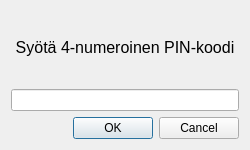
<?xml version="1.0" encoding="UTF-8"?>
<ui version="4.0">
 <class>loginDialog</class>
 <widget class="QDialog" name="loginDialog">
  <property name="geometry">
   <rect>
    <x>0</x>
    <y>0</y>
    <width>250</width>
    <height>150</height>
   </rect>
  </property>
  <property name="minimumSize">
   <size>
    <width>250</width>
    <height>150</height>
   </size>
  </property>
  <property name="maximumSize">
   <size>
    <width>250</width>
    <height>150</height>
   </size>
  </property>
  <property name="windowTitle">
   <string>Dialog</string>
  </property>
  <layout class="QVBoxLayout" name="verticalLayout_2">
   <item>
    <layout class="QVBoxLayout" name="verticalLayout">
     <item>
      <layout class="QVBoxLayout" name="verticalLayout_3">
       <item>
        <widget class="QLabel" name="label">
         <property name="font">
          <font>
           <pointsize>12</pointsize>
           <bold>false</bold>
          </font>
         </property>
         <property name="text">
          <string>Syötä 4-numeroinen PIN-koodi</string>
         </property>
         <property name="alignment">
          <set>Qt::AlignCenter</set>
         </property>
        </widget>
       </item>
       <item>
        <widget class="QLineEdit" name="lineEdit">
         <property name="maxLength">
          <number>4</number>
         </property>
         <property name="echoMode">
          <enum>QLineEdit::PasswordEchoOnEdit</enum>
         </property>
        </widget>
       </item>
       <item>
        <widget class="QDialogButtonBox" name="buttonBox">
         <property name="orientation">
          <enum>Qt::Horizontal</enum>
         </property>
         <property name="standardButtons">
          <set>QDialogButtonBox::Cancel|QDialogButtonBox::Ok</set>
         </property>
        </widget>
       </item>
      </layout>
     </item>
    </layout>
   </item>
  </layout>
 </widget>
 <resources/>
 <connections>
  <connection>
   <sender>buttonBox</sender>
   <signal>accepted()</signal>
   <receiver>loginDialog</receiver>
   <slot>accept()</slot>
   <hints>
    <hint type="sourcelabel">
     <x>248</x>
     <y>254</y>
    </hint>
    <hint type="destinationlabel">
     <x>157</x>
     <y>274</y>
    </hint>
   </hints>
  </connection>
  <connection>
   <sender>buttonBox</sender>
   <signal>rejected()</signal>
   <receiver>loginDialog</receiver>
   <slot>reject()</slot>
   <hints>
    <hint type="sourcelabel">
     <x>316</x>
     <y>260</y>
    </hint>
    <hint type="destinationlabel">
     <x>286</x>
     <y>274</y>
    </hint>
   </hints>
  </connection>
 </connections>
</ui>
